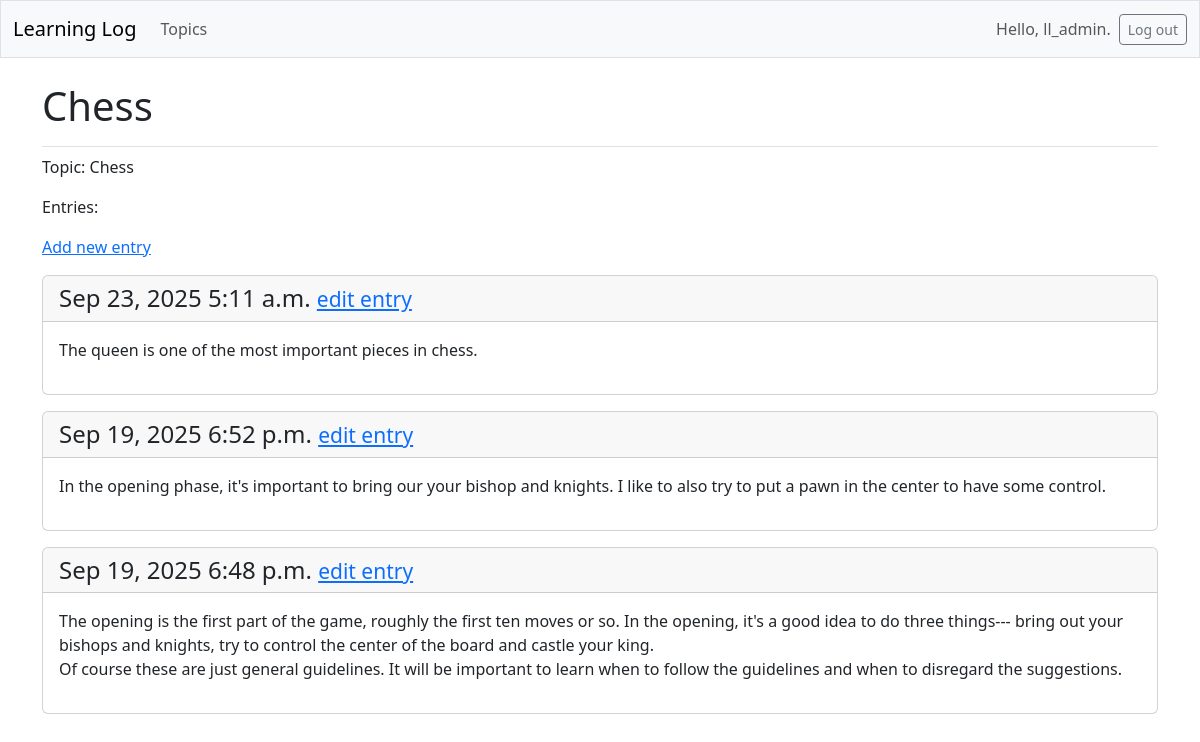
Page /topics/2/ (signed in) on the earlier database version.
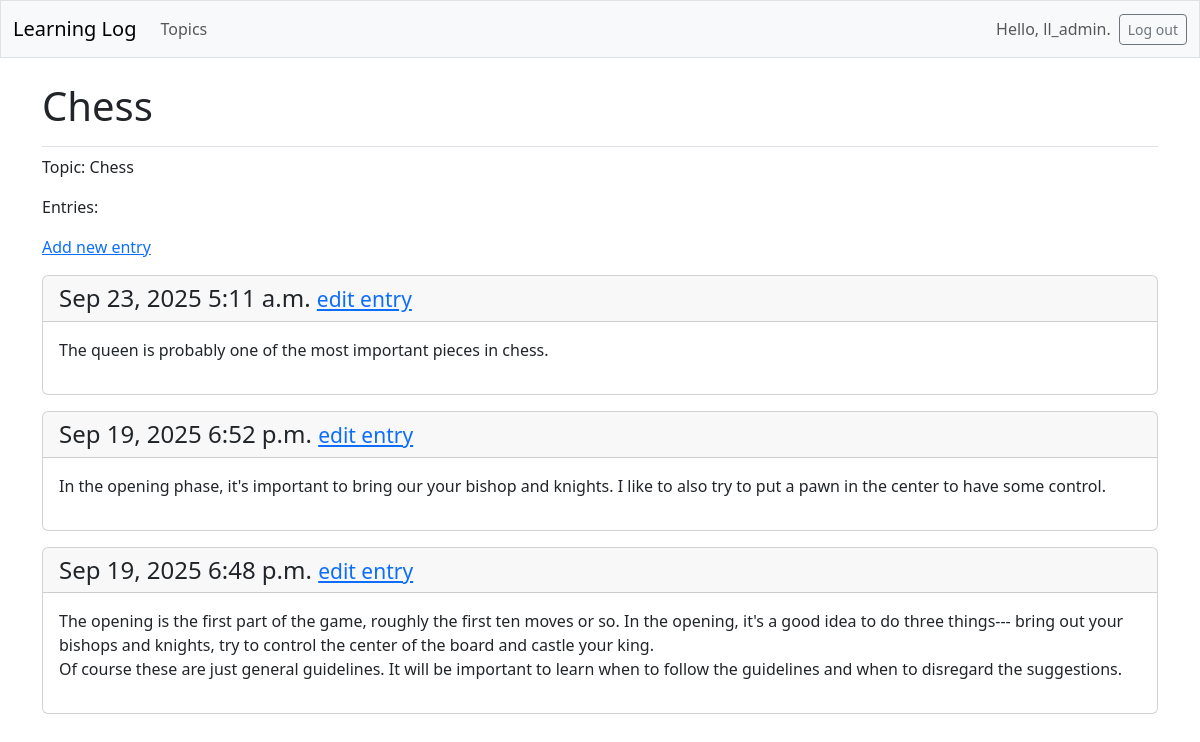
Same page on the later database version.
### learning_logs/models.py (models this page shows, shortened)
class Entry(models.Model):
    topic = models.ForeignKey(Topic, on_delete=models.CASCADE)
    text = models.TextField()
    date_added = models.DateTimeField(auto_now_add=True)
    class Meta:
        verbose_name_plural = 'entries'

### learning_logs/views.py (the view)
# urls.py: path('topics/<int:topic_id>/', views.topic, name='topic'),
@login_required
def topic(request, topic_id):
    topic = get_object_or_404(Topic, id=topic_id)
    if topic.owner != request.user:
        raise Http404
    entries = topic.entry_set.order_by('-date_added')
    context = {'topic': topic, 'entries': entries}
    return render(request, 'learning_logs/topic.html', context)

### learning_logs/templates/learning_logs/topic.html
{% extends 'learning_logs/base.html' %}
 {% block page_header %}
  <h1>{{ topic.text }}</h1>
 {% endblock page_header %}
 {% block content %}
 <p>Topic: {{ topic.text }}</p>
 <p>Entries:</p>
 <p>
    <a href="{% url 'learning_logs:new_entry' topic.id%}">Add new entry</a>
 </p>
 {% for entry in entries %}
    <div class="card mb-3">
        <h4 class="card-header">
            {{ entry.date_added|date:'M d, Y g:i a' }}
            <small><a href="{% url 'learning_logs:edit_entry' entry.id %}">
                edit entry</a></small>
        </h4>
        <div class="card-body">{{ entry.text|linebreaks }}</div>
    </div>
 {% empty %}
    <p>There are no entries for this topic yet.</p>
 {% endfor %}
 {% endblock content %}

Differences in the rows shown:
changed Entry: text "The queen is one of the most important pieces in chess." → "The queen is probably one of the most important pieces in chess."
